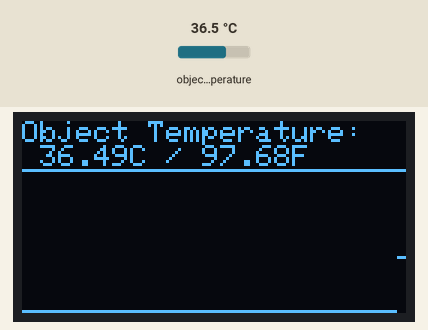
Simulated run of this program. Board: ESP8266 (Wemos D1 mini). On the bench: 128×64 one-colour display. The test bench sets the inputs (shaded band); at power-on: object temperature 36.5 °C.

Above: at 1.2 s.
1.3 s: object temperature set to 20 °C
At 2.0 s:
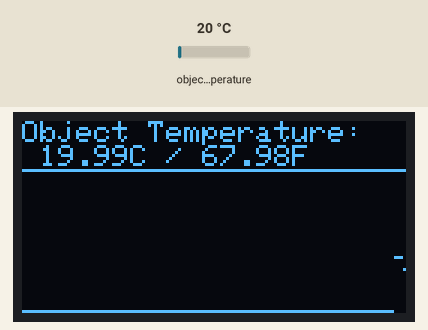
3.6 s: object temperature set to 26 °C
At 4.1 s:
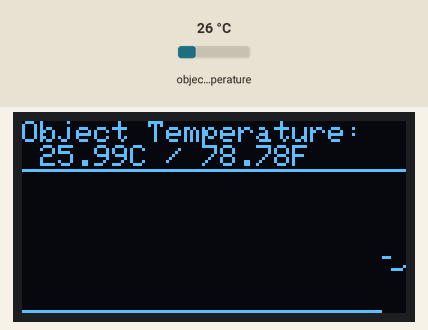
5.7 s: object temperature set to 32 °C
At 6.1 s:
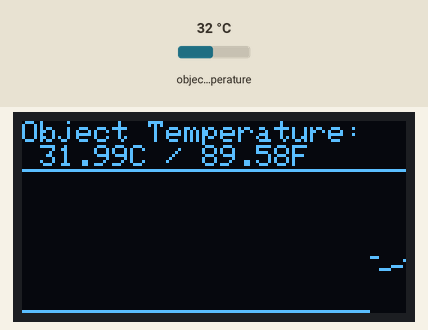
Timing chart, 0 to 8.7 s (numbered marks = the images above; inputs shaded):
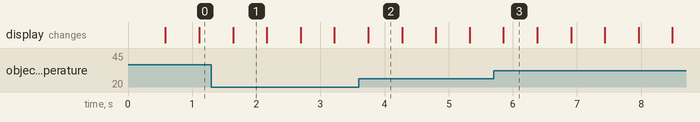

The program:

main.cpp
```cpp
#include <Arduino.h>
#include <Wire.h>

#include <Wire.h>
#include <Adafruit_GFX.h>
#include <Adafruit_SSD1306.h>
#include <Adafruit_MLX90614.h>

#define SCREEN_WIDTH 128
#define SCREEN_HEIGHT 64
#define OLED_ADDR 0x3C

// put function declarations here:
Adafruit_SSD1306 display(SCREEN_WIDTH, SCREEN_HEIGHT, &Wire, -1);
Adafruit_MLX90614 mlx = Adafruit_MLX90614();

double temp_C = 0, temp_F = 0;
int scaled_T = 0;
int graph_values[128] = {0};

void setup() {
  // put your setup code here, to run once:
  //begin OLED display
  Wire.begin(D2, D1);
  Serial.begin(9600);

  if(!display.begin(SSD1306_SWITCHCAPVCC, OLED_ADDR)) {
    Serial.println("SSD1306 allocation failed");
    while(1); // Don't proceed, loop forever
  }

  //begin MLX
  if(!mlx.begin(0x5A)){
    Serial.println("MLX90614 initialization failed");
    while(1);
  }

  //begin Serial
  Serial.begin(9600);
  while(!Serial);

  // Set text size and color
  display.setTextSize(1);             // Normal 1:1 pixel scale
  display.setTextColor(SSD1306_WHITE); // Draw white text
}

void loop() {
  // put your main code here, to run repeatedly:
  temp_C = mlx.readObjectTempC();
  temp_F = mlx.readObjectTempF();

  scaled_T = (int)(48 * ( ( temp_C + 40 ) / 200 )); //-40 degree minimum, 200 degree range (-40C -> 160C), 48 pixel height

  display.clearDisplay();

  // Set cursor position (x, y)
  display.setCursor(0, 0);

  // Print text
  display.printf("Object Temperature:\n %.2lfC / %.2lfF", temp_C, temp_F);

  // real time graph
  // shift over all items in the graph array, and place the current scaled temperature into the 127th slot
  for(size_t i = 0; i < 127; i++){
    graph_values[i] = graph_values[i+1];
  }
  graph_values[127] = scaled_T;

  // plot each of the points in graph_values on the display
  for(size_t i = 0; i < 128; i++){
    display.drawPixel(i, 63 - graph_values[i], SSD1306_WHITE);
  }

  //draw line for zero degrees C
  display.drawLine(0, 16, 127, 16, SSD1306_WHITE);

  // Actually draw the text to the screen
  display.display();

  delay(500);
}

// put function definitions here:
```
